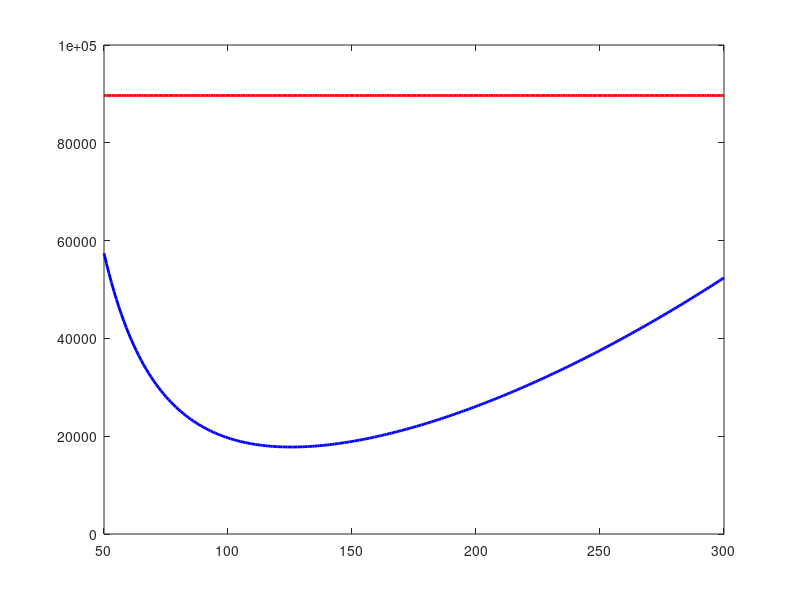

This figure's MATLAB source: (Note: this script raises an error after producing the figure.)
%Trabalho Final - Desempenho
%Parte 2 - Envelope de voo em cruzeiro
%Exercício 3A: Curvas de tração disponível e requerida

%% Modelo da Aeronave
m = 33100; %massa total (kg)
S = 88; %Área da asa (m^2)
CL_max = 2.0; %Coeficiente de sustentação máx. p/ flapes recolhidos
g = 9.81; %gravidade (m/s^2)

%% Cálculos dos demais dados
% Peso (N)
W = m * g;

% Densidade do ar em 3048m (kg/m³)
altitude = 3048;     % 10.000 ft = 3.048 m
rho = 1.225 * exp(-altitude / 8500);
%8500m é uma altitude de escala derivada das propriedades físicas da atmosfera. Representa a altitude onde a densidade cai aproximadamente p/ 36.8% do valor ao nível do mar. Usada para simplificar cálculos de densidade em engenharia aeronáutica.
%confirmar rho, dito que achei por pesquisa na internet kkkkkkkkk

% Arrasto parasita
CD0 = 0.015; %Para flapes Recolhidos: CD = CD0 + k(CL)^2 (p nossa aeronave: CD = 0.015 + 0.05CL^2)
%slide nº 6 (Aula: Envelopes de Voo)

% Coeficiente de arrasto induzido
k = 0.05; %Para flapes Recolhidos: CD = CD0 + k(CL)^2 (p nossa aeronave: CD = 0.015 + 0.05CL^2)
%slide nº 6 (Aula: Envelopes de Voo)

%% Curvas de tração disponível e requerida:

% Velocidades de teste (m/s)
V = 50:1:300; %arbitrário, escolhi a partir do valor máx ISA de 890 km/h ~ 247 m/s

% Coeficiente de sustentação (CL)
CL = (2 * W) ./ (rho * S * V.^2); %slide nº 5 (Aula: Envelopes de Voo)

% Coeficiente de arrasto (CD)
CD = CD0 + k * CL.^2; %slide nº 6 (Aula: Envelopes de Voo)

% Tração requerida (Arrasto Parabólico)
D = 0.5 * rho * V.^2 * S .* CD; %slide nº 6 (Aula: Envelopes de Voo)

% Tração disponível (manete 100%)
T_available = 2 * ( (rho/1.225)^0.6 * 55600 ); %slide nº 11 (Aula: Envelopes de Voo)

% Velocidade de estol
V_stall = sqrt(2 * W / (rho * S * CL_max)); %slide nº 16 (Aula: Envelopes de Voo)

% Limite estrutural (Vmo)
Vmo = 890 / 3.6; % 890 km/h -> m/s  %slide nº 16 (Aula: Envelopes de Voo)


%% Plot
figure;
plot(V, D, 'b-', 'LineWidth', 2); hold on;
plot(V, T_available * ones(size(V)), 'r-', 'LineWidth', 2);
xline(V_stall, 'k--', 'V_{stall}');
xline(Vmo, 'g--', 'V_{mo}');
xlabel('Velocidade (m/s)');
ylabel('Tração (N)');
legend('Tração Requerida (Arrasto)', 'Tração Disponível', ...
       'V_{stall}', 'V_{mo}');
title('Tração vs. Velocidade em 10.000 ft');
grid on;
